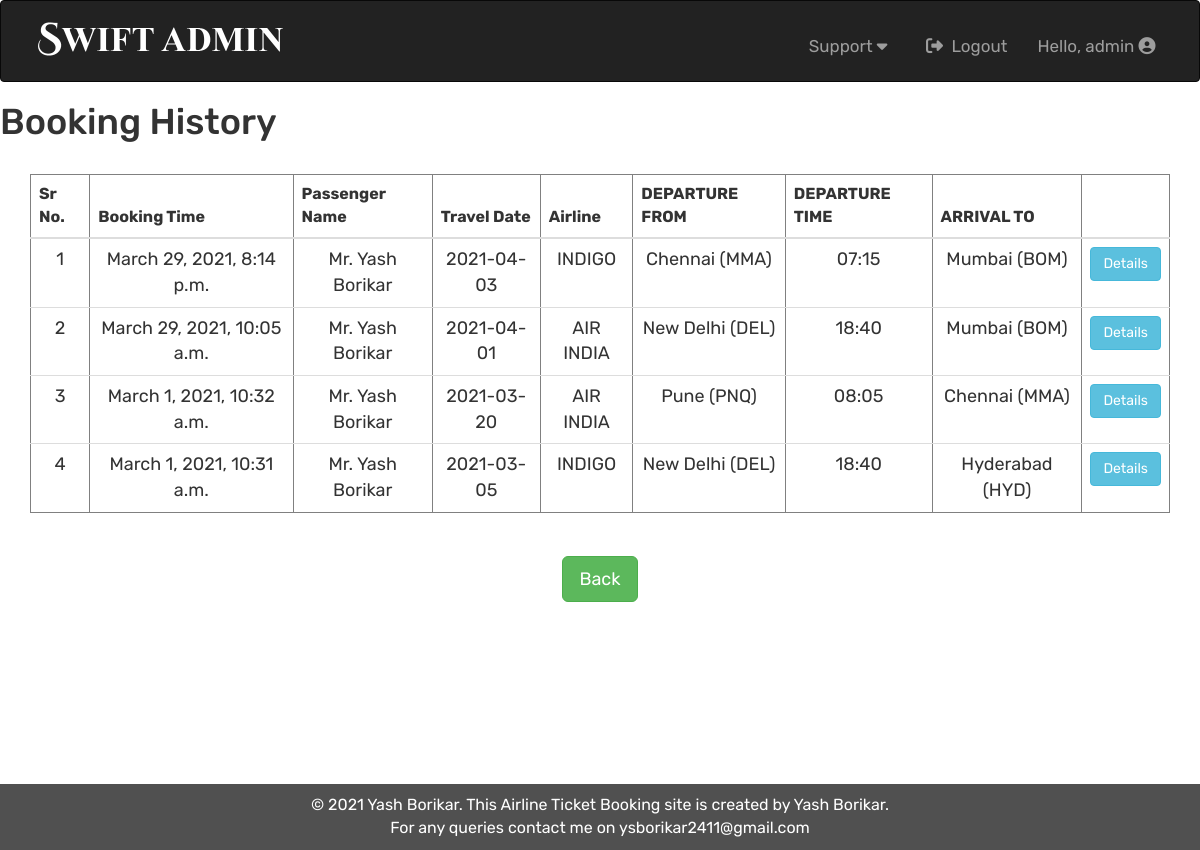
The page /admin-list-booking/ (signed in) on the database its author committed.
### SwiftApp/models.py (models this page shows, shortened)
class BookingDetail(models.Model):
    user = models.ForeignKey(User,related_name='user' ,on_delete=models.CASCADE)
    Date = models.CharField(max_length=11)
    Name = models.CharField(max_length=50)
    Email = models.EmailField()
    Phone_Number = models.PositiveIntegerField()
    Address = models.CharField(max_length=200, default=None)
    Flight_Details = models.ForeignKey(AirlineDetail, related_name='airlinedetail', on_delete=models.CASCADE)
    Booktime = models.DateTimeField(auto_now_add=True)
    Final_Fare = models.DecimalField(max_digits=6, decimal_places=2)

class AirlineDetail(models.Model):
    Airline = models.CharField(max_length=2, choices=AIRLINE_CHOICES)
    Flight_Num = models.CharField(max_length=7, help_text="Flight Number")
    Terminal = models.CharField(max_length=2)
    Departure_City = models.CharField(max_length=1, choices=DEPARTURE_CHOICES)
    Depart_Time = models.CharField(max_length=2, choices=TIME_CHOICES)
    Arrival_City = models.CharField(max_length=2, choices=ARRIVAL_CHOICES)
    Arrival_Time = models.CharField(max_length=2, choices=TIME_CHOICES)
    Ticket_Price = models.DecimalField(max_digits=6, decimal_places=2)

### SwiftApp/views.py (the view)
# urls.py: path('admin-list-booking/', views.ABookingList.as_view()),
class ABookingList(generic.ListView):
    @method_decorator(user_passes_test(lambda u: u.is_superuser))
    def dispatch(self, *args, **kwargs):
        return super().dispatch(*args, **kwargs)
    model = BookingDetail
    ordering = ['-Booktime']

### SwiftApp/templates/SwiftApp/bookingDetail_list.html
{% extends 'SwiftApp/baseadmin.html' %}
{% block admincontent %}
<h1>Booking History</h1><br>
<div class="container" align="center" style="overflow-x:auto;">
<table border="1" class="table table-hover">
    <thead>
        <th> Sr No. </th>
        <th> Booking Time </th>
        <th> Passenger Name </th>
        <th> Travel Date </th>
        <th> Airline </th>
        <th> DEPARTURE FROM </th>
        <th> DEPARTURE TIME </th>
        <th> ARRIVAL TO </th>
        <th></th>
    </thead>
    {% for book in bookingdetail_list%}
    <tr style="font-size: 18px;">
        <td>{{forloop.counter}}</td>
        <td>{{book.Booktime}}</td>
        <td>{{book.Name}}</td>
        <td>{{book.Date}}</td>
        <td>{{book.Flight_Details.get_Airline_display}}</td>
        <td>{{book.Flight_Details.get_Departure_City_display}}</td>
        <td>{{book.Flight_Details.get_Depart_Time_display}}</td>
        <td>{{book.Flight_Details.get_Arrival_City_display}}</td>
        <td><a href="/admin-detail-booking/{{book.pk}}" class="btn btn-info">Details</a></td>
    </tr>
    {%endfor%}
</table>
<br><a href="/admin-pannel-index" class="btn btn-lg btn-success">Back</a>
</div>
<br>
{% endblock admincontent%}

### SwiftApp/templates/SwiftApp/baseadmin.html (shortened to what this page needs)
{%load static%}
<!DOCTYPE html>
<html lang="en">
<head>
    <link rel="stylesheet" href="https://maxcdn.bootstrapcdn.com/bootstrap/3.3.7/css/bootstrap.min.css">
    <link rel='stylesheet' href="{% static 'SwiftApp/css/stylesadmin.css' %}">
</head>
<body>
    <nav class='navbar navbar-default navbar-inverse'>
        <div class="container-fluid headercontainer">
            <div class="navbar-header">
               <a href="/admin-pannel-index" class="pull-left"><img src="{% static 'SwiftApp/images/logoadmin.png' %}"  id="logo-img"></a>
            </div>
            <ul class='nav navbar-nav navbar-right pull-right'>
                <li class="nav-item dropdown">
                    <a class="nav-link dropdown-toggle"> Support <i class="fa fa-caret-down"></i></a>
                </li>
                {% if request.user.is_active%}
                <li> <a href="/accounts/logout/"><i class="fas fa-sign-out-alt"></i>Logout</a> </li>
                <li class="nav-item dropdown">
                    <a class="nav-link dropdown-toggle"> Hello, {{request.user}} <i class="fas fa-user-circle"></i></a>
                </li>
                {%else%}
                <li> <a href="/accounts/login/" ><i class="fas fa-sign-in-alt"></i>Login</a></li>
                <li> <a> Hello, Guest <i class="fas fa-user-circle"></i></a></li>
                {%endif%}
            </ul>
        </div>
    </nav>
    {%block admincontent%}
    {%endblock%}
    <footer>
            <p>&copy; 2021 Yash Borikar. This Airline Ticket Booking site is created by Yash Borikar.</p>
            <p>For any queries contact me on ysborikar2411@gmail.com</p>
    </footer>
</body>
</html>

### SwiftApp/static/SwiftApp/css/stylesadmin.css (style rules this page uses)
body { font-family: 'Rubik', Lato; font-size: 16px; }
#logo-img { width: 250px; height: 35px; margin: 20px 20px 20px 0; }
.headercontainer { margin-left: 20px; margin-right: 20px; }
.headercontainer li { margin: 0px; padding: 20px 0px 10px 0px; }
.headercontainer li a { font-size: 17px; }
.headercontainer i { margin-right: 0.5em; }
.table { text-align: center; }
footer { background: #505050; color: #fff; padding: 10px; margin-left: 0px; margin-top: 10em; }
footer p { margin-top: 0; margin-bottom: 0; text-align: center; }

### rows shown on the page
BookingDetail: Booktime "March 29, 2021, 8:14 p.m.", Name "Mr. Yash Borikar", Date "2021-04-03", Flight_Details.Airline "INDIGO", Flight_Details.Departure_City "Chennai (MMA)", Flight_Details.Depart_Time "07:15", Flight_Details.Arrival_City "Mumbai (BOM)"
BookingDetail: Booktime "March 29, 2021, 10:05 a.m.", Name "Mr. Yash Borikar", Date "2021-04-01", Flight_Details.Airline "AIR INDIA", Flight_Details.Departure_City "New Delhi (DEL)", Flight_Details.Depart_Time "18:40", Flight_Details.Arrival_City "Mumbai (BOM)"
BookingDetail: Booktime "March 1, 2021, 10:32 a.m.", Name "Mr. Yash Borikar", Date "2021-03-20", Flight_Details.Airline "AIR INDIA", Flight_Details.Departure_City "Pune (PNQ)", Flight_Details.Depart_Time "08:05", Flight_Details.Arrival_City "Chennai (MMA)"
BookingDetail: Booktime "March 1, 2021, 10:31 a.m.", Name "Mr. Yash Borikar", Date "2021-03-05", Flight_Details.Airline "INDIGO", Flight_Details.Departure_City "New Delhi (DEL)", Flight_Details.Depart_Time "18:40", Flight_Details.Arrival_City "Hyderabad (HYD)"

### other values the page prints
{{ request.user }} "admin"
